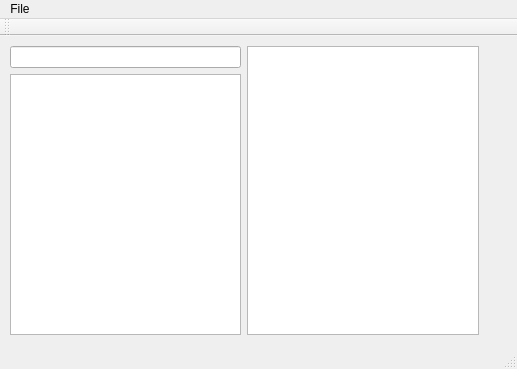
<?xml version="1.0" encoding="UTF-8"?>
<ui version="4.0">
 <class>MainWindow</class>
 <widget class="QMainWindow" name="MainWindow">
  <property name="geometry">
   <rect>
    <x>0</x>
    <y>0</y>
    <width>517</width>
    <height>369</height>
   </rect>
  </property>
  <property name="windowTitle">
   <string>MainWindow</string>
  </property>
  <widget class="QWidget" name="centralWidget">
   <widget class="QWidget" name="horizontalLayoutWidget">
    <property name="geometry">
     <rect>
      <x>-1</x>
      <y>-1</y>
      <width>491</width>
      <height>311</height>
     </rect>
    </property>
    <layout class="QHBoxLayout" name="horizontalLayout">
     <item>
      <layout class="QVBoxLayout" name="verticalLayout">
       <item>
        <widget class="QLineEdit" name="lineEdit"/>
       </item>
       <item>
        <widget class="QTextEdit" name="textEdit"/>
       </item>
      </layout>
     </item>
     <item>
      <widget class="QTreeView" name="treeView">
       <property name="sizePolicy">
        <sizepolicy hsizetype="Expanding" vsizetype="Expanding">
         <horstretch>0</horstretch>
         <verstretch>0</verstretch>
        </sizepolicy>
       </property>
       <property name="styleSheet">
        <string notr="true"/>
       </property>
      </widget>
     </item>
    </layout>
   </widget>
  </widget>
  <widget class="QMenuBar" name="menuBar">
   <property name="geometry">
    <rect>
     <x>0</x>
     <y>0</y>
     <width>517</width>
     <height>21</height>
    </rect>
   </property>
   <widget class="QMenu" name="menuFile">
    <property name="title">
     <string>File</string>
    </property>
    <addaction name="actionOpen_File"/>
   </widget>
   <addaction name="menuFile"/>
  </widget>
  <widget class="QToolBar" name="mainToolBar">
   <attribute name="toolBarArea">
    <enum>TopToolBarArea</enum>
   </attribute>
   <attribute name="toolBarBreak">
    <bool>false</bool>
   </attribute>
  </widget>
  <widget class="QStatusBar" name="statusBar"/>
  <action name="actionOpen_File">
   <property name="text">
    <string>Open File</string>
   </property>
  </action>
 </widget>
 <layoutdefault spacing="6" margin="11"/>
 <resources/>
 <connections/>
</ui>
